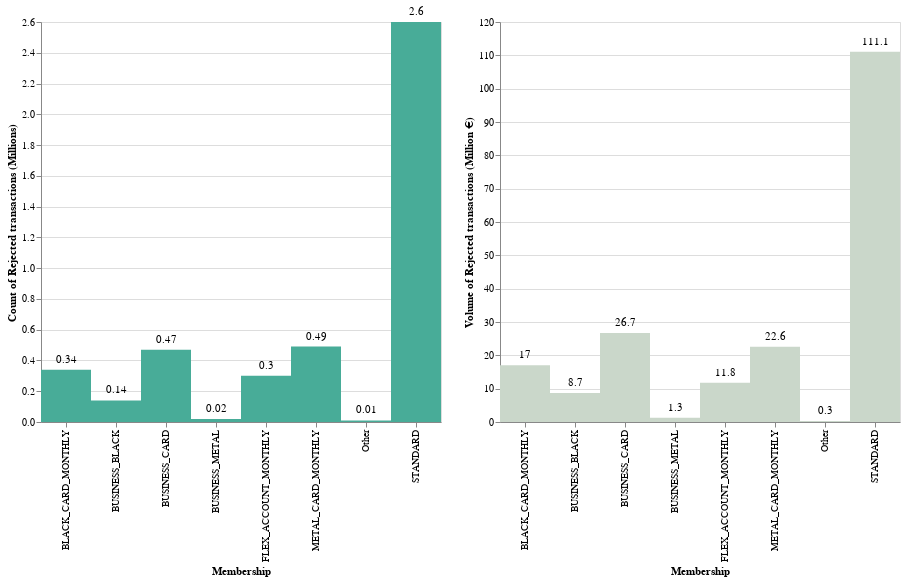

This figure's notebook cell:
### Markdown cell above
## ARs per Membership

### Code cell
(memb_txn_count + memb_count_text) | (memb_txn_volume + memb_volume_text)

### Figure 1 — Vega-Lite specification as saved in the notebook (floating-point values rounded to 4 significant figures)
{"config": {"view": {"continuousWidth": 400, "continuousHeight": 300}}, "hconcat": [{"layer": [{"mark": {"type": "rect", "color": "#48AC98", "size": 40}, "encoding": {"x": {"type": "nominal", "field": "product_id", "title": "Membership"}, "y": {"type": "quantitative", "field": "txn_created", "title": "Count of Rejected transactions (Millions)"}}, "height": 400, "width": 400}, {"mark": {"type": "text", "align": "center", "baseline": "middle", "dy": -10}, "encoding": {"text": {"type": "quantitative", "field": "txn_created"}, "x": {"type": "nominal", "field": "product_id", "title": "Membership"}, "y": {"type": "quantitative", "field": "txn_created", "title": "Count of Rejected transactions (Millions)"}}, "height": 400, "width": 400}], "data": {"name": "data-6b1438e8c8c22b15906b87df399a86fb"}}, {"layer": [{"mark": {"type": "rect", "color": "#CAD7CA", "size": 40}, "encoding": {"x": {"type": "nominal", "field": "product_id", "title": "Membership"}, "y": {"type": "quantitative", "field": "txn_amount_eur", "title": "Volume of Rejected transactions (Million €)"}}, "height": 400, "width": 400}, {"mark": {"type": "text", "align": "center", "baseline": "middle", "dy": -10}, "encoding": {"text": {"type": "quantitative", "field": "txn_amount_eur"}, "x": {"type": "nominal", "field": "product_id", "title": "Membership"}, "y": {"type": "quantitative", "field": "txn_amount_eur", "title": "Volume of Rejected transactions (Million €)"}}, "height": 400, "width": 400}], "data": {"name": "data-6cd778cebe094ef431ac871a9b84d7d3"}}], "$schema": "https://vega.github.io/schema/vega-lite/v4.8.1.json", "datasets": {"data-6b1438e8c8c22b15906b87df399a86fb": [{"product_id": "BLACK_CARD_MONTHLY", "txn_created": 0.34}, {"product_id": "BUSINESS_BLACK", "txn_created": 0.14}, {"product_id": "BUSINESS_CARD", "txn_created": 0.47}, {"product_id": "BUSINESS_METAL", "txn_created": 0.02}, {"product_id": "FLEX_ACCOUNT_MONTHLY", "txn_created": 0.3}, {"product_id": "METAL_CARD_MONTHLY", "txn_created": 0.49}, {"product_id": "Other", "txn_created": 0.01}, {"product_id": "STANDARD", "txn_created": 2.6}], "data-6cd778cebe094ef431ac871a9b84d7d3": [{"product_id": "BLACK_CARD_MONTHLY", "txn_amount_eur": 17.0}, {"product_id": "BUSINESS_BLACK", "txn_amount_eur": 8.7}, {"product_id": "BUSINESS_CARD", "txn_amount_eur": 26.7}, {"product_id": "BUSINESS_METAL", "txn_amount_eur": 1.3}, {"product_id": "FLEX_ACCOUNT_MONTHLY", "txn_amount_eur": 11.8}, {"product_id": "METAL_CARD_MONTHLY", "txn_amount_eur": 22.6}, {"product_id": "Other", "txn_amount_eur": 0.3}, {"product_id": "STANDARD", "txn_amount_eur": 111.1}]}}
